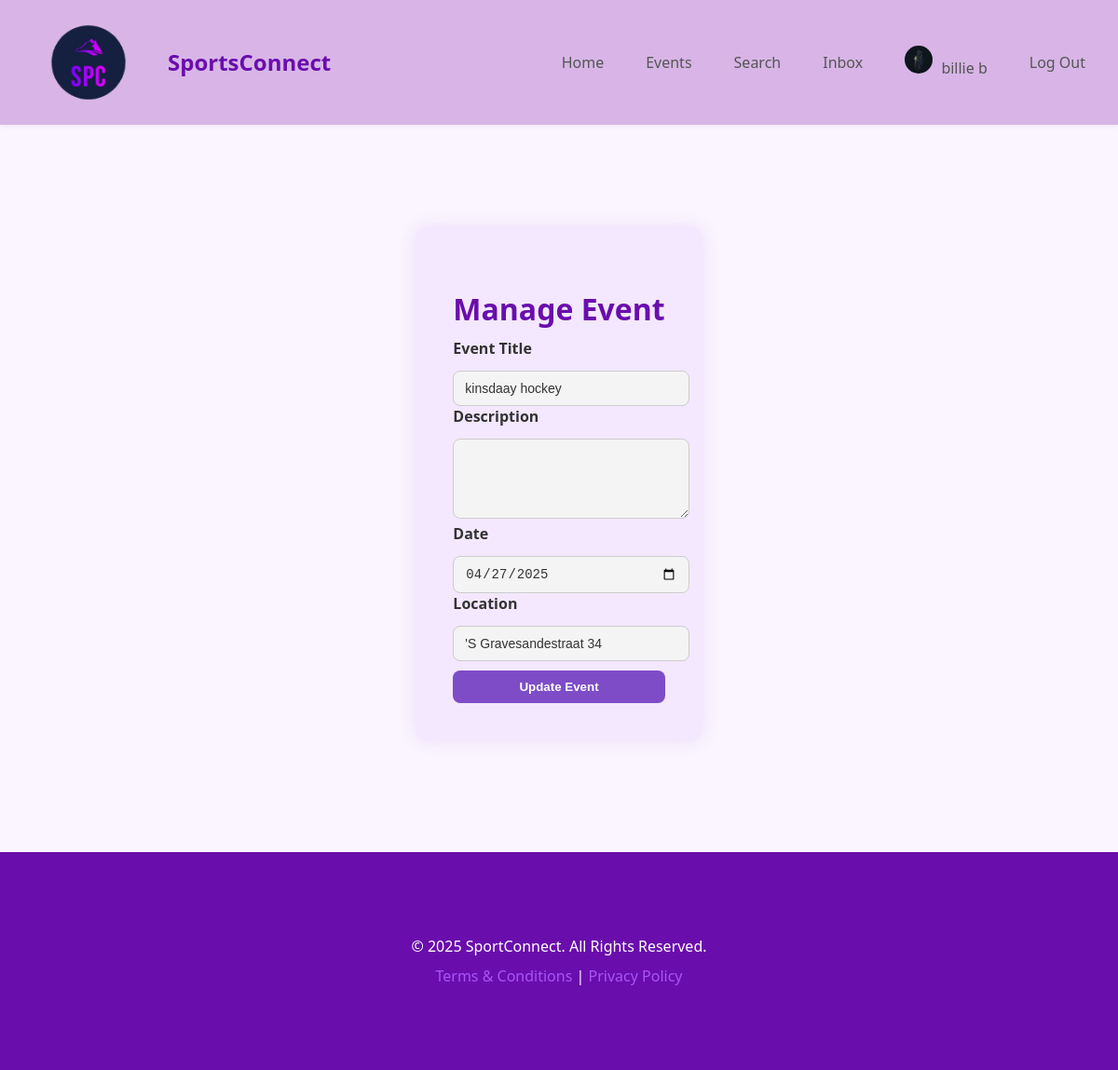
/manage_event.php?id=6 (signed in), run on the app's committed database.
### tables this page shows
CREATE TABLE IF NOT EXISTS `events` (
  `id` int NOT NULL AUTO_INCREMENT,
  `user_id` int NOT NULL,
  `title` varchar(255) NOT NULL,
  `description` text,
  `event_date` date NOT NULL,
  `event_time` timestamp NULL DEFAULT CURRENT_TIMESTAMP,
  `location` varchar(255) NOT NULL,
  `sport_type` varchar(100) NOT NULL,
  `created_at` timestamp NULL DEFAULT CURRENT_TIMESTAMP,
  `updated_at` timestamp NULL DEFAULT CURRENT_TIMESTAMP ON UPDATE CURRENT_TIMESTAMP,
  PRIMARY KEY (`id`),
  KEY `user_id` (`user_id`)
);

### manage_event.php (the view, shortened to what this page needs)
<?php
$id = $_GET['id'] ?? null;
$event = null;
try {
    $pdo = new PDO("mysql:host=localhost;dbname=sportconnect", "root", "", [
        PDO::ATTR_ERRMODE => PDO::ERRMODE_EXCEPTION,
        PDO::ATTR_DEFAULT_FETCH_MODE => PDO::FETCH_ASSOC
    ]);
    $stmt = $pdo->prepare("SELECT * FROM events WHERE id = ? AND user_id = ?");
    $stmt->execute([$id, $_SESSION['user_id']]);
    $event = $stmt->fetch();
} catch (Exception $e) {
    $error = $e->getMessage();
}
?>
<div class="profile-container">
<h2>Manage Event</h2>
<?php if ($event): ?>
    <form method="POST">
        <div>
            <label for="title">Event Title</label>
            <input type="text" name="title" id="title" class="input-field" value="<?= htmlspecialchars($event['title']) ?>" required>
        </div>
        <div>
            <label for="description">Description</label>
            <textarea name="description" id="description" class="input-field" rows="4"><?= htmlspecialchars($event['description']) ?></textarea>
        </div>
        <div>
            <label for="event_date">Date</label>
            <input type="date" name="event_date" id="event_date" class="input-field" value="<?= htmlspecialchars($event['event_date']) ?>" required>
        </div>
        <div>
            <label for="location">Location</label>
            <input type="text" name="location" id="location" class="input-field" value="<?= htmlspecialchars($event['location']) ?>" required>
        </div>
        <button type="submit" class="btn-purple">Update Event</button>
    </form>
</div>
<?php endif; ?>
<?php
include 'resources/view/layouts/sportconnnect/master.php';
?>

### public/css/style.css (style rules this page uses)
body { background-color: #faf5ff; font-family: 'Segoe UI', sans-serif; margin: 0; padding: 0; display: flex; flex-direction: column; min-height: 100vh; overflow-x: hidden; }
.register-container, .edit-profile-container, .login-container, .profile-container { max-width: 500px; margin: 50px auto 30px auto; background-color: #f3e8ff; padding: 40px; border-radius: 12px; box-shadow: 0 0 20px rgba(106, 13, 173, 0.1); }
label { font-weight: 600; display: block; margin-bottom: 5px; color: #333; }
input, textarea, select, .input-field { width: 100%; padding: 10px 12px; font-size: 14px; border-radius: 8px; margin-top: 8px; background-color: #f4f4f4; color: #333; border: 1px solid #ccc; }
.btn-purple, .btn-outline-purple, button[type="submit"], .btn-view { display: inline-block; padding: 10px 16px; margin-top: 10px; border-radius: 8px; font-weight: bold; text-decoration: none; transition: 0.3s ease; cursor: pointer; text-align: center; }
.btn-purple, button[type="submit"] { background-color: #7e4cc7; color: white; border: none; }
.profile-container h2 { color: #6a0dad; font-size: 2rem; margin-bottom: 10px; }
button { background-color: #7c5dc3; color: white; border: none; padding: 12px 20px; margin-top: 20px; border-radius: 8px; cursor: pointer; width: 100%; }

### data on the page
events: title "kinsdaay hockey", event_date "04/27/2025", location "'S Gravesandestraat 34"

### other printed values
$full_name "billie b"
